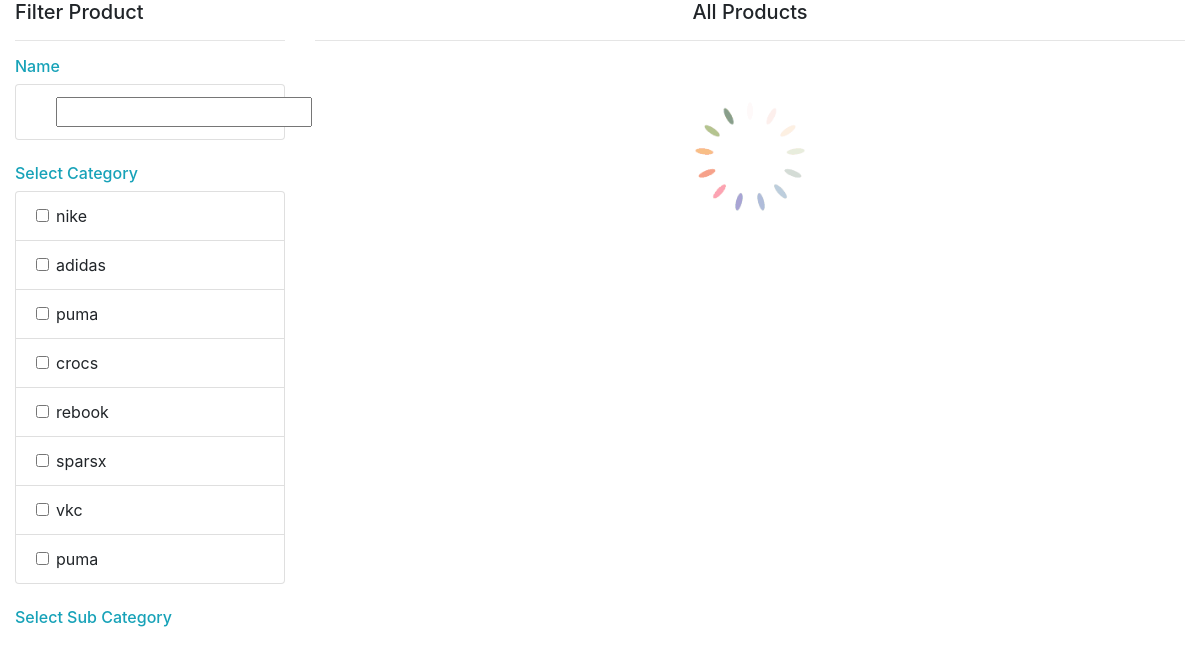
The app's page /Project/User/SearchProduct.php with its own data.
### tables this page shows
CREATE TABLE `tbl_category` (
  `category_id` int(11) NOT NULL,
  `category_name` varchar(30) NOT NULL
);

### Project/User/SearchProduct.php (the view, shortened to what this page needs)
<?php
include("../Assets/connection/connection.php");
?>
<!DOCTYPE html PUBLIC "-//W3C//DTD XHTML 1.0 Transitional//EN" "http://www.w3.org/TR/xhtml1/DTD/xhtml1-transitional.dtd">
<html xmlns="http://www.w3.org/1999/xhtml">
<head>
<link rel="stylesheet" href="../Assets/Template/Search/bootstrap.min.css">
</head>
<body onload="productCheck()">
        <div class="container-fluid">
            <div class="row">
                <div class="col-lg-3">
                    <h5>Filter Product</h5>
                    <hr>
                    <h6 class="text-info"> Name</h6>
                    <ul class="list-group">
                        <li class="list-group-item">
                            <div class="form-check">
                                <label class="form-check-label">
                                    <input type="text" onkeyup="productCheck()" class="product_check" id="txt_name">
                                </label>
                            </div>
                        </li>
                    </ul>
                    <br />
                    <h6 class="text-info"> Select Category</h6>
                    <ul class="list-group">
                        <?php
						 $selCat = "SELECT * from tbl_category";
                            $result = $con->query($selCat);
                            while ($row=$result->fetch_assoc()) {
                        ?>
                        <li class="list-group-item">
                            <div class="form-check">
                                <label class="form-check-label">
                                    <input type="checkbox" onclick="changeSub(),productCheck()" class="form-check-input product_check" value="<?php echo $row["category_id"]; ?>" id="category"><?php echo $row["category_name"]; ?>
                                </label>
                            </div>
                        </li>
                        <?php
                            }
                        ?>
                    </ul>
                    <br />
                    <h6 class="text-info"> Select Sub Category</h6>
                </div>
                <div class="col-lg-9">
                    <h5 class="text-center" id="textChange">All Products</h5>
                    <hr>
                    <div class="text-center">
                        <img src="../Assets/Assets/Template/Search/loader.gif" id='loder' width="200" style="display: none"/>
                    </div>
                </div>
            </div>
                        </div>
    </body>
</html>

### records on screen
tbl_category: category_name "nike"
tbl_category: category_name "adidas"
tbl_category: category_name "puma"
tbl_category: category_name "crocs"
tbl_category: category_name "rebook"
tbl_category: category_name "sparsx"
tbl_category: category_name "vkc"
tbl_category: category_name "puma"
